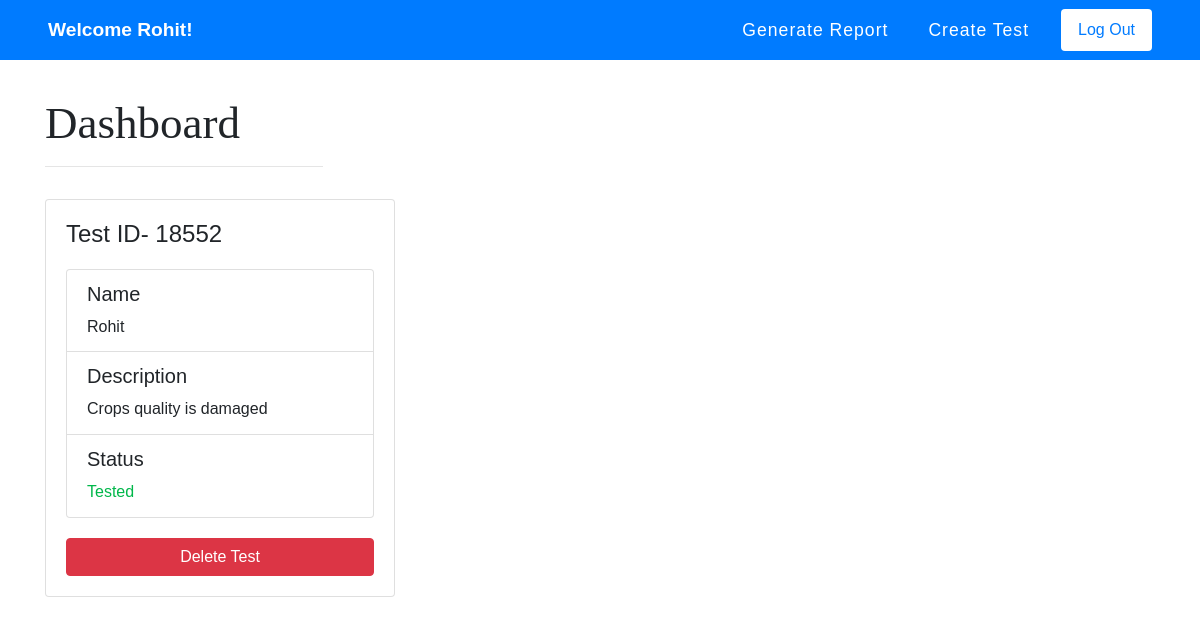
/farmer_dashboard.php (signed in), run on the app's committed database.
### tables this page shows
CREATE TABLE `test` (
  `TestID` int(10) NOT NULL,
  `Name` char(50) NOT NULL,
  `Address` varchar(100) NOT NULL,
  `Aadhar` bigint(12) NOT NULL,
  `Acres` int(20) NOT NULL,
  `TestAlloted` char(50) NOT NULL,
  `UserEmail` varchar(50) NOT NULL,
  `Description` varchar(100) NOT NULL,
  `Status` char(20) NOT NULL
);

### farmer_dashboard.php (the view, shortened to what this page needs)
<?php
    $con=mysqli_connect("localhost","root","");
    mysqli_select_db($con,"soil_test_analysis");
    $email=$_SESSION['Email'];
    $test="select * from test where UserEmail='$email'";
    $result=mysqli_query($con,$test);
    $num=mysqli_num_rows($result);
?>
<!DOCTYPE html>
<html lang="en">
<head>
    <link rel="stylesheet" href="https://cdnjs.cloudflare.com/ajax/libs/font-awesome/5.15.1/css/all.min.css">
    <link rel="stylesheet" href="https://maxcdn.bootstrapcdn.com/bootstrap/4.0.0/css/bootstrap.min.css">
    <link rel="stylesheet" href="./CSS/layout.css">
</head>
<body>
    <section class="Navbar">
        <nav class="navbar navbar-expand-lg navbar-dark bg-primary px-md-5 py-md-2 fixed-top">
            <a class="navbar-brand font-weight-bold text-capitalize" href="#">Welcome
                <?php echo $_SESSION['Name'] ?>!
            </a>
            <div class="collapse navbar-collapse" id="navbarSupportedContent">
                <ul class="navbar-nav ml-auto">
                    <li class="nav-item ml-md-4 active">
                        <a class="nav-link" href="see_Tests.php">Generate Report</a>
                    </li>
                    <li class="nav-item ml-md-4 active">
                        <a class="nav-link" data-toggle="modal" data-target="#create_test" href="">Create Test</a>
                    </li>
                </ul>
                <form class="form-inline ml-md-4 my-2 my-lg-0">
                    <a href="./Logout.php"><button
                            class="btn bg-white my-1 px-3 font-weight-normal text-primary py-2 my-sm-0"
                            type="button">Log Out</button></a>
                </form>
            </div>
        </nav>
    </section>
    <section class="container mt-5">
        <div class="row pt-5">
            <div class="col-12">
                <h3 class="display-4 dash">Dashboard</h3>
                <hr class="hero w-25">
            </div>
            <?php
                for($i=1;$i<=$num;$i++)
				{
                    $row=mysqli_fetch_array($result);
                ?>
            <div class="col-lg-4 col-md-6 col-sm-12 mt-3">
                <form action="farmer_dashboard.php" method="post">
                    <div class="card">
                        <div class="card-body">
                            <h4 class="card-title">Test ID-
                                <?php echo $row['TestID'] ?>
                            </h4>
                            <p class="card-text">
                            <ul class="list-group">
                                <li class="list-group-item">
                                    <h5>Name</h5>
                                    <?php echo $row['Name'] ?>
                                </li>
                                <li class="list-group-item">
                                    <h5>Description</h5>
                                    <?php echo $row['Description'] ?>
                                </li>
                                <li class="list-group-item">
                                    <h5>Status</h5>
                                    <span name="status"><?php echo $row['Status'] ?></span>
                                </li>
                            </ul>
                            </p>
                            <button type="submit" name="delete" id="delete" class="btn btn-danger w-100">Delete
                                Test</button>
                        </div>
                    </div>
                </form>
            </div>
            <?php
                }
            ?>
        </div>
    </section>
</body>
</html>

### CSS/layout.css (style rules this page uses)
* { box-sizing: border-box; padding: 0; margin: 0; }
body { font-family: 'nunito',sans-serif; line-height: 1.6; overflow-x: hidden; }
.nav-link { font-size: 1.1rem; font-weight: 500; letter-spacing: 1px; }
.navbar-brand { font-size: 1.2rem; }
blockquote, ol, p, ul { margin: 0 0 20px; }
.dash { font-family: 'Cinzel', serif; font-size: 45px; }
.card { transition: box shadow 0.7s ease-in; }

### data on the page
test: TestID "18552", Name "Rohit", Description "Crops quality is damaged", Status "Tested"

### other printed values
$_SESSION['Name'] "Rohit"
